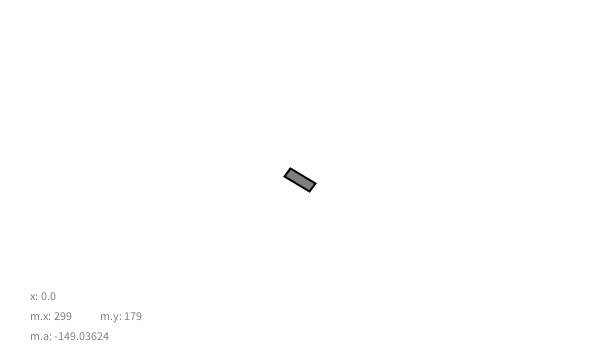
Frame 1 (no input)
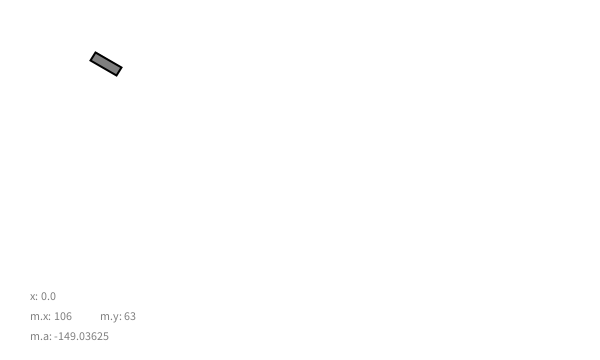
Frame 60 (the mouse pressed at the canvas centre just before this capture)
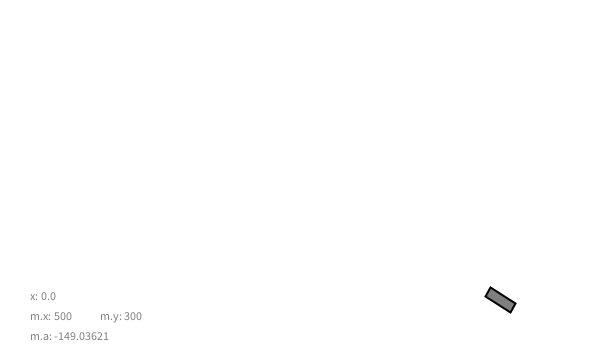
Frame 120 (the mouse held since frame 60 and released just before this capture)

The Processing sketch that drew these frames (run headless with seeded random() and noise(); from frame 60 on, the mouse is pressed at the canvas centre):

// Processing sketch: ejercicio3_3
// ── ejercicio3_3.pde
/*
 Ejercicio 3.3: 
 NO FUCNIONa BIEN AUN
 Crea una simulación de un vehículo que puedas conducir por
 la pantalla usando las flechas del teclado. Izquierda acelera 
 hacia la izquierda, derecha hacia la derecha. El auto debe 
 apuntar en la dirección en que se está moviendo.

 La Naturaleza del Código
 traducido por Sergio Majluf, Nicolás Troncoso
 y estudiantes de Diseño UDD
 http://github.com/disenoudd/the-Nature-of-Code
 
*/

Movedor m;
float x, y;

void setup() {
  size(600, 360);
  smooth();
  m = new Movedor(); 
  x=0;
  y=0;
}

void draw() {
  background(255);
  if (keyPressed) {
    if (key == CODED) {
      if (keyCode ==LEFT) {
        x--;
      } else if (keyCode ==RIGHT) {
        x++;
        
      }
    }
  }
  m.update(x, y);
  m.checkEdges();
  m.display();
  
  text("x: " + x, 30, height-60);
  text("m.x: " + nf(int(m.posicion.x), 2), 30, height-40);
  text("m.y: " + nf(int(m.posicion.y), 2), 100, height-40);
  text("m.a: " + degrees(m.angulo), 30, height-20);
}

void keyReleased() {
  x=0;
  y=0;
}
// ── Caminante.pde
class Caminante {

  PVector posicion;
  PVector velocidad;
  PVector aceleracion;
  PVector direccion;
  float veloMax;

  float xoff, yoff;

  float r = 16;
  float angulo;

  Caminante() {
    posicion = new PVector(width/2, height/2);
    direccion = new PVector(0,0);
    velocidad = new PVector(0, 0);
    veloMax = 4;
    xoff = 0;
    yoff = 0;
  }

  void update(float _dirX, float _dirY) {
    direccion.add(_dirX, _dirY);
    PVector dir = PVector.sub(direccion, posicion);
    dir.normalize();
    dir.mult(0.5);
    aceleracion = dir;

    velocidad.add(aceleracion);
    velocidad.limit(veloMax);
    posicion.add(velocidad);
    
    aceleracion.mult(0);
  }

  void display() {
    float theta = velocidad.heading2D();

    stroke(0);
    strokeWeight(2);
    fill(127);
    pushMatrix();
    rectMode(CENTER);
    translate(posicion.x, posicion.y);
    rotate(theta);
    rect(0, 0, 30, 10);
    popMatrix();
    angulo = theta;
  }

  void checkEdges() {
    
    if (posicion.x > width) {
      posicion.x = 0;
    } 
    else if (posicion.x < 0) {
      posicion.x = width;
    }

    if (posicion.y > height) {
      posicion.y = 0;
    } 
    else if (posicion.y < 0) {
      posicion.y = height;
    }
  }
}
// ── Movedor.pde
class Movedor {

  PVector posicion;
  PVector velocidad;
  PVector aceleracion;
  PVector direccion;
  float veloMax;

  float xoff, yoff;

  float r = 16;
  float angulo;

  Movedor() {
    posicion = new PVector(width/2, height/2);
    direccion = new PVector(0,0);
    velocidad = new PVector(0, 0);
    veloMax = 4;
    xoff = 0;
    yoff = 0;
  }

  void update(float _dirX, float _dirY) {
    direccion.add(_dirX, _dirY);
    PVector dir = PVector.sub(direccion, posicion);
    dir.normalize();
    dir.mult(0.5);
    aceleracion = dir;

    velocidad.add(aceleracion);
    velocidad.limit(veloMax);
    posicion.add(velocidad);
    
    aceleracion.mult(0);
  }

  void display() {
    float theta = velocidad.heading2D();

    stroke(0);
    strokeWeight(2);
    fill(127);
    pushMatrix();
    rectMode(CENTER);
    translate(posicion.x, posicion.y);
    rotate(theta);
    rect(0, 0, 30, 10);
    popMatrix();
    angulo = theta;
  }

  void checkEdges() {
    
    if (posicion.x > width) {
      posicion.x = 0;
    } 
    else if (posicion.x < 0) {
      posicion.x = width;
    }

    if (posicion.y > height) {
      posicion.y = 0;
    } 
    else if (posicion.y < 0) {
      posicion.y = height;
    }
  }
}
